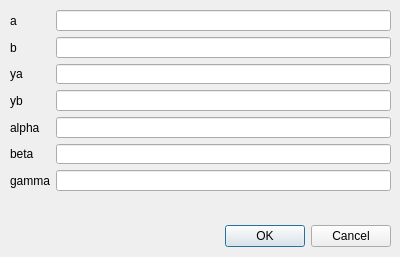
<?xml version="1.0" encoding="UTF-8"?>
<ui version="4.0">
 <class>FormContrast</class>
 <widget class="QDialog" name="FormContrast">
  <property name="geometry">
   <rect>
    <x>0</x>
    <y>0</y>
    <width>400</width>
    <height>257</height>
   </rect>
  </property>
  <property name="windowTitle">
   <string>Dialog</string>
  </property>
  <widget class="QDialogButtonBox" name="buttonBox">
   <property name="geometry">
    <rect>
     <x>50</x>
     <y>220</y>
     <width>341</width>
     <height>32</height>
    </rect>
   </property>
   <property name="orientation">
    <enum>Qt::Horizontal</enum>
   </property>
   <property name="standardButtons">
    <set>QDialogButtonBox::Cancel|QDialogButtonBox::Ok</set>
   </property>
  </widget>
  <widget class="QWidget" name="formLayoutWidget">
   <property name="geometry">
    <rect>
     <x>10</x>
     <y>10</y>
     <width>381</width>
     <height>181</height>
    </rect>
   </property>
   <layout class="QFormLayout" name="formLayout">
    <item row="0" column="0">
     <widget class="QLabel" name="a">
      <property name="text">
       <string>a</string>
      </property>
     </widget>
    </item>
    <item row="1" column="0">
     <widget class="QLabel" name="b">
      <property name="text">
       <string>b</string>
      </property>
     </widget>
    </item>
    <item row="2" column="0">
     <widget class="QLabel" name="ya">
      <property name="text">
       <string>ya</string>
      </property>
     </widget>
    </item>
    <item row="3" column="0">
     <widget class="QLabel" name="yb">
      <property name="text">
       <string>yb</string>
      </property>
     </widget>
    </item>
    <item row="4" column="0">
     <widget class="QLabel" name="alpha">
      <property name="text">
       <string>alpha</string>
      </property>
     </widget>
    </item>
    <item row="5" column="0">
     <widget class="QLabel" name="beta">
      <property name="text">
       <string>beta</string>
      </property>
     </widget>
    </item>
    <item row="6" column="0">
     <widget class="QLabel" name="gamma">
      <property name="text">
       <string>gamma</string>
      </property>
     </widget>
    </item>
    <item row="0" column="1">
     <widget class="QLineEdit" name="a_value"/>
    </item>
    <item row="1" column="1">
     <widget class="QLineEdit" name="b_value"/>
    </item>
    <item row="2" column="1">
     <widget class="QLineEdit" name="ya_value"/>
    </item>
    <item row="3" column="1">
     <widget class="QLineEdit" name="yb_value"/>
    </item>
    <item row="4" column="1">
     <widget class="QLineEdit" name="alpha_value"/>
    </item>
    <item row="5" column="1">
     <widget class="QLineEdit" name="beta_value"/>
    </item>
    <item row="6" column="1">
     <widget class="QLineEdit" name="gamma_value"/>
    </item>
   </layout>
  </widget>
 </widget>
 <resources/>
 <connections>
  <connection>
   <sender>buttonBox</sender>
   <signal>accepted()</signal>
   <receiver>FormContrast</receiver>
   <slot>accept()</slot>
   <hints>
    <hint type="sourcelabel">
     <x>248</x>
     <y>254</y>
    </hint>
    <hint type="destinationlabel">
     <x>157</x>
     <y>274</y>
    </hint>
   </hints>
  </connection>
  <connection>
   <sender>buttonBox</sender>
   <signal>rejected()</signal>
   <receiver>FormContrast</receiver>
   <slot>reject()</slot>
   <hints>
    <hint type="sourcelabel">
     <x>316</x>
     <y>260</y>
    </hint>
    <hint type="destinationlabel">
     <x>286</x>
     <y>274</y>
    </hint>
   </hints>
  </connection>
 </connections>
</ui>
